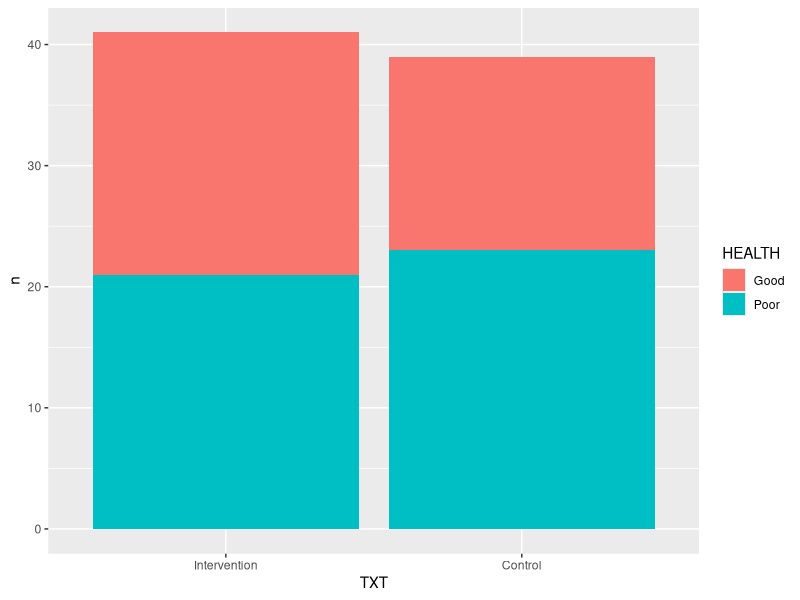

Generate this figure with R:
## ---- chunk 1
library(tidyverse)
library(readxl)
library(lme4)
library(nlme)
health  = readxl::read_xlsx("./HW8-HEALTH.xlsx")
head(health)
## factorize the variable HEALTH, TXT 
health$HEALTH = as.factor(health$HEALTH)
levels(health$HEALTH)

health$TXT = as.factor(health$TXT)
levels(health$TXT)

##  n=80:  4 points in time: randomization, 3 months, 6 months, and 12 months post-randomization.
## ---- chunk 2
## subset data which only have value at the baseline level 
health.sub <- subset(health, TIME == "1")
nrow(health.sub)

## There are in total 80 baseline individual rows in our dataset
## Barplot 
health.sub %>% 
  group_by(TXT, HEALTH) %>% 
  summarize(n = n()) %>% 
  ggplot(., aes(x = TXT, y = n, fill = HEALTH)) +  
  geom_bar(stat = "identity") +
  scale_x_discrete(labels = c("Intervention","Control"))

## ---- chunk 3
# Fit a simple GLM model 
hea_glm <- glm(HEALTH ~ TXT, data = health.sub , family = "binomial")
summary(hea_glm)

## ---- chunk 4
library(gee) # Note: data need to be sorted!!! make sure measures from the same subject are together!
dim(health) # there are 279 datapoints, and it is an unbalanced design as there are some data points missing
## ---- chunk 5
# make time 1 as another covariate: baseline status
health = health %>%
  group_by(ID) %>% 
  mutate(HEALTH = as.numeric(HEALTH == "Good") ) %>% 
   mutate(baseline = ifelse(TIME == "1", HEALTH[TIME =="1"], HEALTH[TIME =="1"])) %>% 
   mutate(treatment = TXT) %>% 
   select(-TXT)

health$AGEGROUP = as.factor(health$AGEGROUP)
levels(health$AGEGROUP) 

health$baseline = recode(health$baseline, "1" = "0", "0" = "1")


### month post randomization: months
health = health %>% 
  mutate(month = if_else(TIME == "4", (TIME - 1) * 4, (TIME - 1) * 3))

## ---- chunk 6
# Unstructured 
health.follow <- subset(health, month > "0")

hea_gee1 <- gee(HEALTH ~ month + treatment + baseline + AGEGROUP, data = health.follow, 
                 family = "binomial", id = ID,
                 corstr = "unstructured", 
                 scale.fix = TRUE, scale.value = 1) # scale parameter is phi (over dispersion)

summary(hea_gee1)
## ---- chunk 7
## values reflect effects on the log-odds scale
exp(coef(hea_gee1)["month"])
exp(coef(hea_gee1)["treatmentIntervention"])  
exp(coef(hea_gee1)["baseline"]) 
exp(coef(hea_gee1)["AGEGROUP25-34"]) 
exp(coef(hea_gee1)["AGEGROUP35+"]) 
## ---- chunk 8
# fit GLMM 
# random intercept model

h.GLMM1 <- glmer(HEALTH  ~ baseline + AGEGROUP +  treatment + month + (1 | ID), 
                  family = 'binomial', data =  health.follow)

summary(h.GLMM1) 

# correlation of fixed effects is related to Fisher information of estimates
random.effects(h.GLMM1)

fixed.effects(h.GLMM1)
